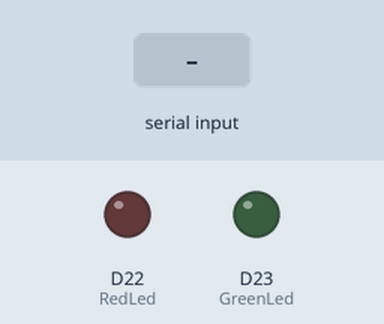
This sketch was run on a simulated Particle Photon. Shown: output pins drawn as LEDs (lit = HIGH). Inputs (shaded band) come from the test bench. Nothing arrives over Bluetooth unless stated; what the sketch prints to the serial monitor is not drawn.

Above: at 1.2 s.
1.3 s: "A" received over the second serial link
At 1.7 s:
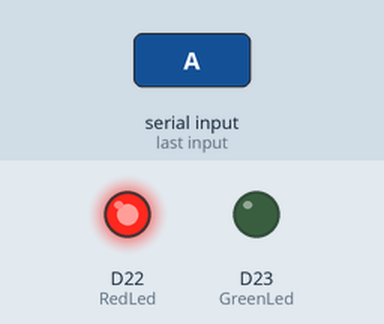
2.8 s: "B" received over the second serial link
At 4.0 s:
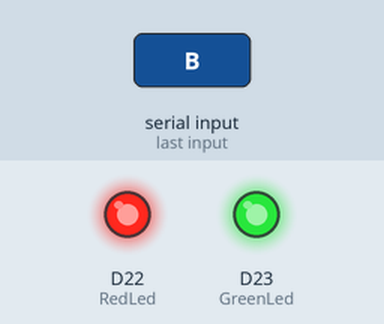
4.3 s: "a" received over the second serial link
At 5.2 s:
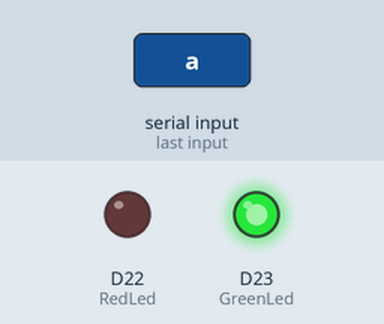
5.8 s: "b" received over the second serial link
At 6.3 s:
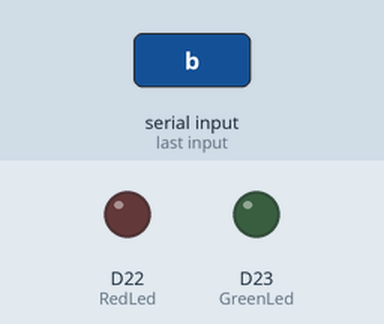
7.3 s: "AB" received over the second serial link
At 8.7 s:
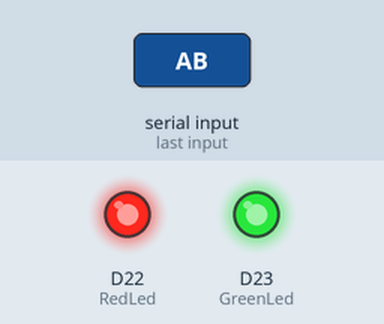
Timing chart, 0 to 9.8 s (numbered marks = the images above; inputs shaded):
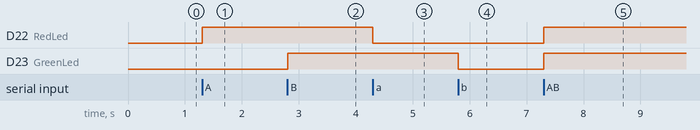

Measured:
- after the input at 1.3 s, D22 (RedLed): LOW → HIGH at once
- after the input at 2.8 s, D23 (GreenLed): LOW → HIGH at once
- after the input at 4.3 s, D22 (RedLed): HIGH → LOW at once
- after the input at 5.8 s, D23 (GreenLed): HIGH → LOW at once
- after the input at 7.3 s, D22 (RedLed), D23 (GreenLed): LOW → HIGH at once

The sketch:

Code.ino
```cpp
#include "BluetoothSerial.h"
#if !defined(CONFIG_BT_ENABLED) || !defined(CONFIG_BLUEDROID_ENABLED)
#error Bluetooth is not enabled! Please run `make menuconfig` to and enable it
#endif

#define RedLed 22
#define GreenLed 23

String recv = "";

BluetoothSerial SerialBT;

void setup() {
  Serial.begin(115200);
  pinMode(RedLed, OUTPUT);
  pinMode(GreenLed, OUTPUT);

  SerialBT.begin("ESP32_Device"); //Bluetooth device name
  Serial.println("El dispositivo esta listo, ya puede emparejarlo");
}

void loop()
{
  while (SerialBT.available()) // Read until the bluetooth client is sending.
  {
    char string = SerialBT.read();
    recv = recv + string;
    delay(1);

  }

  if (recv == "A")
  {
    digitalWrite(RedLed, HIGH);
  }
  if (recv == "a")
  {
    digitalWrite(RedLed,LOW);
  }
  if (recv == "B")
  {
    digitalWrite(GreenLed, HIGH);
  }
  if (recv == "b")
  {
    digitalWrite(GreenLed,LOW);
  }
  if (recv == "AB")
  {
    digitalWrite(RedLed, HIGH);
    digitalWrite(GreenLed, HIGH);
  }
  if (recv == "ab")
  {
    digitalWrite(RedLed, LOW);
    digitalWrite(GreenLed, LOW);
  }
  recv = ""; // clearing the string.
}
```
